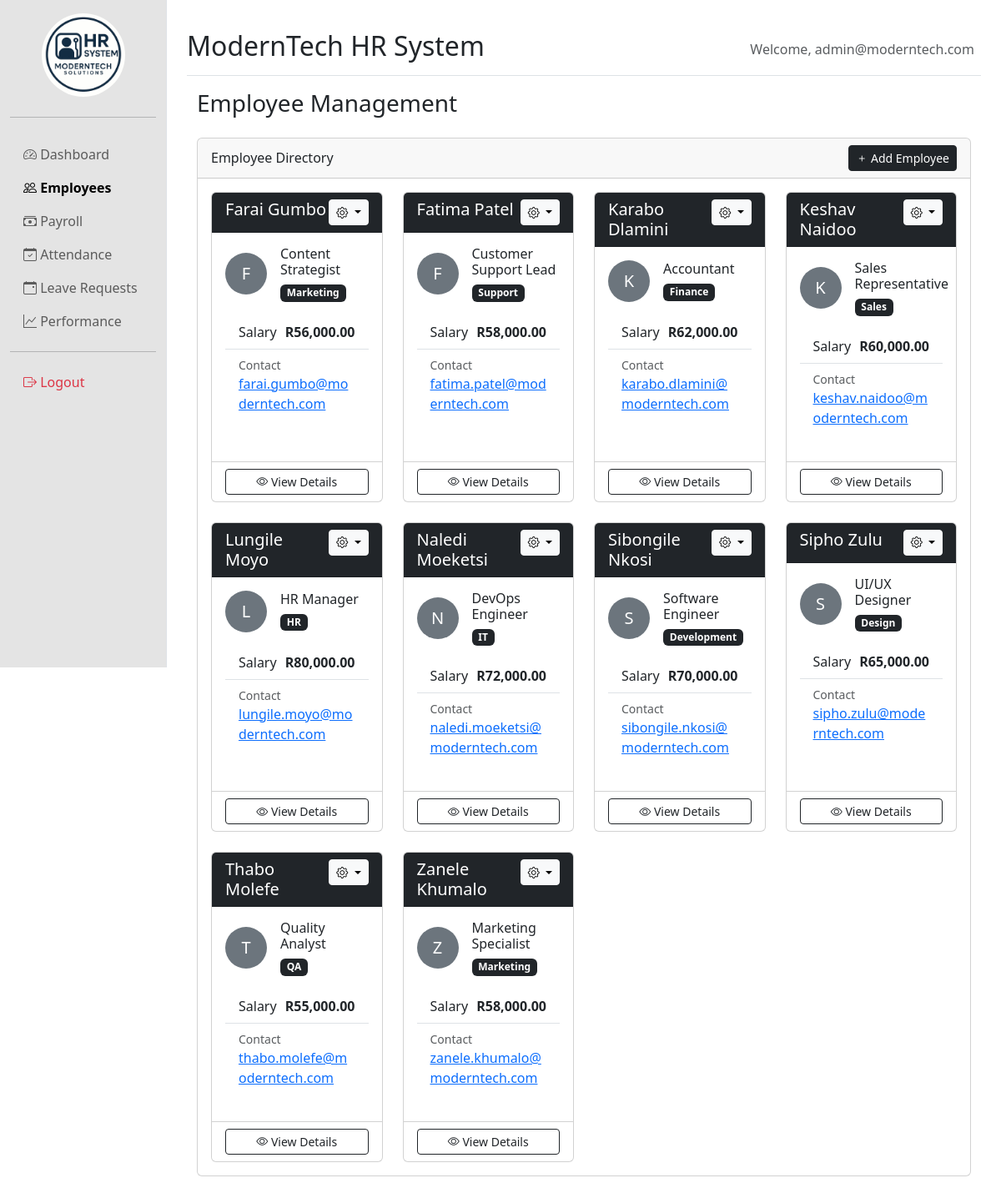
The app's page /employees.php (signed in) with its own data.
### tables this page shows
CREATE TABLE employees (
    employee_id INT PRIMARY KEY,
    name VARCHAR(100) NOT NULL,
    position VARCHAR(100) NOT NULL,
    department VARCHAR(100) NOT NULL,
    salary DECIMAL(10,2) NOT NULL,
    employment_history TEXT,
    contact_email VARCHAR(100) NOT NULL
);

### employees.php (the view, shortened to what this page needs)
<?php
require_once 'db.php';
require_once 'header.php';
$result = $conn->query("SELECT * FROM employees ORDER BY name");
?>
<div class="container-fluid">
    <h3>Employee Management</h3>
    <div class="card mt-4">
        <div class="card-header d-flex justify-content-between align-items-center">
            <span>Employee Directory</span>
            <button class="btn btn-sm btn-dark" data-bs-toggle="modal" data-bs-target="#addEmployeeModal">
                <i class="bi bi-plus"></i> Add Employee
            </button>
        </div>
        <div class="card-body">
            <div class="row row-cols-1 row-cols-md-2 row-cols-lg-3 row-cols-xl-4 g-4">
                <?php while ($row = $result->fetch_assoc()): ?>
                <div class="col">
                    <div class="card h-100">
                        <div class="card-header bg-dark text-white d-flex justify-content-between">
                            <h5 class="card-title mb-0"><?php echo htmlspecialchars($row['name']); ?></h5>
                            <div class="dropdown">
                                <button class="btn btn-sm btn-light dropdown-toggle" type="button" id="dropdownMenuButton" data-bs-toggle="dropdown">
                                    <i class="bi bi-gear"></i>
                                </button>
                            </div>
                        </div>
                        <div class="card-body">
                            <div class="d-flex align-items-center mb-3">
                                <div class="flex-shrink-0">
                                    <div class="avatar bg-secondary text-white d-flex align-items-center justify-content-center"
                                         style="width: 50px; height: 50px; border-radius: 50%; font-size: 1.25rem;">
                                        <?php echo strtoupper(substr($row['name'], 0, 1)); ?>
                                    </div>
                                </div>
                                <div class="flex-grow-1 ms-3">
                                    <h6 class="mb-1"><?php echo htmlspecialchars($row['position']); ?></h6>
                                    <span class="badge bg-dark"><?php echo htmlspecialchars($row['department']); ?></span>
                                </div>
                            </div>
                            <ul class="list-group list-group-flush mb-3">
                                <li class="list-group-item d-flex justify-content-between align-items-center">
                                    <span>Salary</span>
                                    <span class="fw-bold">R<?php echo number_format($row['salary'], 2); ?></span>
                                </li>
                                <li class="list-group-item">
                                    <span class="d-block text-muted small">Contact</span>
                                    <a href="mailto:<?php echo htmlspecialchars($row['contact_email']); ?>">
                                        <?php echo htmlspecialchars($row['contact_email']); ?>
                                    </a>
                                </li>
                            </ul>
                        </div>
                        <div class="card-footer bg-transparent">
                            <button class="btn btn-sm btn-outline-dark w-100" data-bs-toggle="modal" data-bs-target="#viewEmployeeModal"
                                data-id="<?php echo $row['employee_id']; ?>"
                                data-name="<?php echo htmlspecialchars($row['name']); ?>"
                                data-position="<?php echo htmlspecialchars($row['position']); ?>"
                                data-department="<?php echo htmlspecialchars($row['department']); ?>"
                                data-salary="<?php echo $row['salary']; ?>"
                                data-history="<?php echo htmlspecialchars($row['employment_history']); ?>"
                                data-contact="<?php echo htmlspecialchars($row['contact_email']); ?>">
                                <i class="bi bi-eye"></i> View Details
                            </button>
                        </div>
                    </div>
                </div>
                <?php endwhile; ?>
            </div>
        </div>
    </div>
</div>
<?php require_once 'footer.php'; ?>

### records on screen
employees: name "Farai Gumbo", name "F", position "Content Strategist", department "Marketing", salary "56,000.00", contact_email "farai.gumbo@moderntech.com"
employees: name "Fatima Patel", name "F", position "Customer Support Lead", department "Support", salary "58,000.00", contact_email "fatima.patel@moderntech.com"
employees: name "Karabo Dlamini", name "K", position "Accountant", department "Finance", salary "62,000.00", contact_email "karabo.dlamini@moderntech.com"
employees: name "Keshav Naidoo", name "K", position "Sales Representative", department "Sales", salary "60,000.00", contact_email "keshav.naidoo@moderntech.com"
employees: name "Lungile Moyo", name "L", position "HR Manager", department "HR", salary "80,000.00", contact_email "lungile.moyo@moderntech.com"
employees: name "Naledi Moeketsi", name "N", position "DevOps Engineer", department "IT", salary "72,000.00", contact_email "naledi.moeketsi@moderntech.com"
employees: name "Sibongile Nkosi", name "S", position "Software Engineer", department "Development", salary "70,000.00", contact_email "sibongile.nkosi@moderntech.com"
employees: name "Sipho Zulu", name "S", position "UI/UX Designer", department "Design", salary "65,000.00", contact_email "sipho.zulu@moderntech.com"
employees: name "Thabo Molefe", name "T", position "Quality Analyst", department "QA", salary "55,000.00", contact_email "thabo.molefe@moderntech.com"
employees: name "Zanele Khumalo", name "Z", position "Marketing Specialist", department "Marketing", salary "58,000.00", contact_email "zanele.khumalo@moderntech.com"

### other values on screen
$_SESSION['username'] "admin@moderntech.com"
